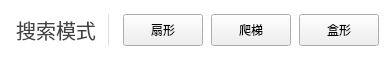
   <widget class="QFrame" name="frame_4">
    <property name="geometry">
     <rect>
      <x>24</x>
      <y>148</y>
      <width>392</width>
      <height>60</height>
     </rect>
    </property>
    <property name="styleSheet">
     <string notr="true">QFrame{
background: #FFFFFF;
border: 0px;
border-radius:5px;
}
QLineEdit{
font-family: Consolas;
font-size: 20px;
color: #424242;
background: rgb(0,0,0,0);
}
QLabel{
font-family: &quot;微软雅黑&quot;;
font-size: 20px;
color: #424242;
}</string>
    </property>
    <property name="frameShape">
     <enum>QFrame::StyledPanel</enum>
    </property>
    <property name="frameShadow">
     <enum>QFrame::Raised</enum>
    </property>
    <widget class="QLabel" name="label_4">
     <property name="geometry">
      <rect>
       <x>16</x>
       <y>18</y>
       <width>80</width>
       <height>24</height>
      </rect>
     </property>
     <property name="font">
      <font>
       <family>微软雅黑</family>
       <pointsize>-1</pointsize>
      </font>
     </property>
     <property name="styleSheet">
      <string notr="true"/>
     </property>
     <property name="text">
      <string>搜索模式</string>
     </property>
     <property name="alignment">
      <set>Qt::AlignCenter</set>
     </property>
    </widget>
    <widget class="QFrame" name="frame_6">
     <property name="geometry">
      <rect>
       <x>108</x>
       <y>14</y>
       <width>1</width>
       <height>32</height>
      </rect>
     </property>
     <property name="styleSheet">
      <string notr="true">background: rgb(0, 0, 0, 0); 
border:1px solid #dfdfdf; </string>
     </property>
     <property name="frameShape">
      <enum>QFrame::StyledPanel</enum>
     </property>
     <property name="frameShadow">
      <enum>QFrame::Raised</enum>
     </property>
    </widget>
    <widget class="QPushButton" name="pushButton_shanxing">
     <property name="geometry">
      <rect>
       <x>123</x>
       <y>14</y>
       <width>80</width>
       <height>32</height>
      </rect>
     </property>
     <property name="styleSheet">
      <string notr="true"/>
     </property>
     <property name="text">
      <string>扇形</string>
     </property>
    </widget>
    <widget class="QPushButton" name="pushButton_pati">
     <property name="geometry">
      <rect>
       <x>211</x>
       <y>14</y>
       <width>80</width>
       <height>32</height>
      </rect>
     </property>
     <property name="styleSheet">
      <string notr="true"/>
     </property>
     <property name="text">
      <string>爬梯</string>
     </property>
    </widget>
    <widget class="QPushButton" name="pushButton_hexing">
     <property name="geometry">
      <rect>
       <x>299</x>
       <y>14</y>
       <width>80</width>
       <height>32</height>
      </rect>
     </property>
     <property name="styleSheet">
      <string notr="true"/>
     </property>
     <property name="text">
      <string>盒形</string>
     </property>
    </widget>
   </widget>
